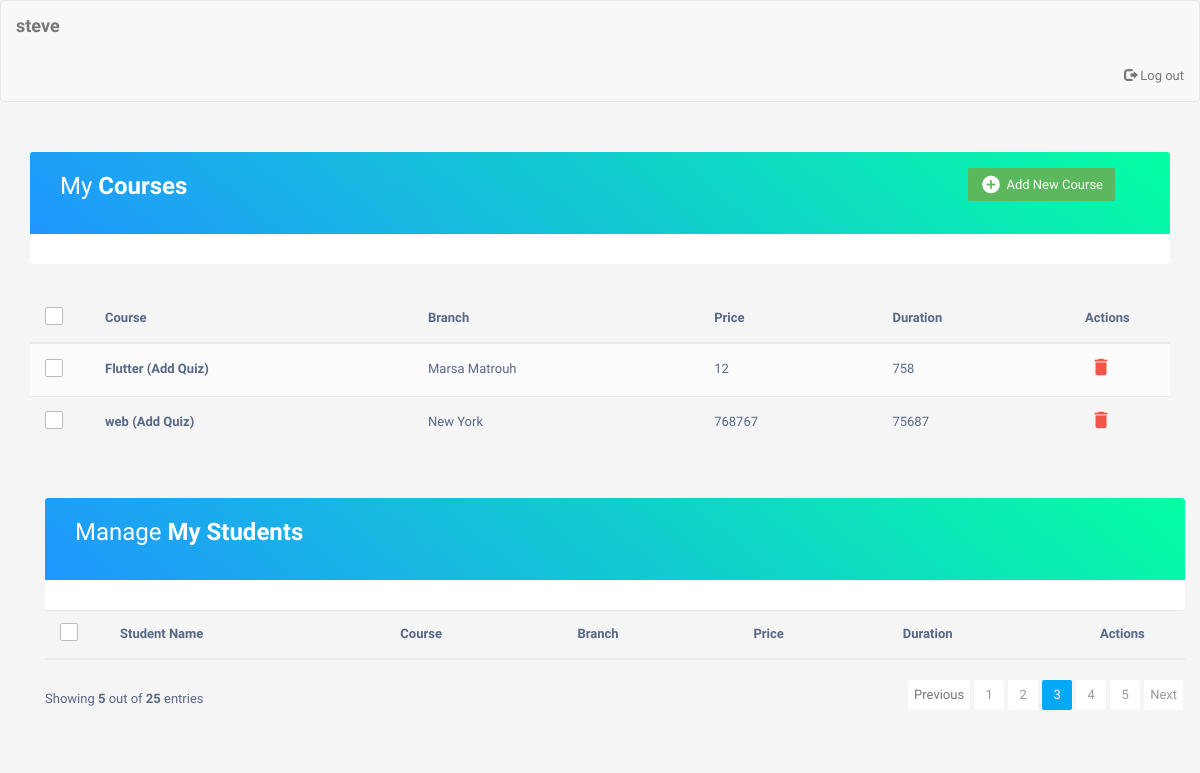
/trainer.php?id=117, run on the app's committed database.
### tables this page shows
CREATE TABLE `trainers` (
  `id` int(11) NOT NULL,
  `tname` varchar(50) NOT NULL,
  `email` varchar(20) DEFAULT NULL,
  `password` varchar(20) DEFAULT NULL,
  `address` varchar(20) DEFAULT NULL,
  `phone` int(20) DEFAULT NULL
);

CREATE TABLE `courses` (
  `id` int(11) NOT NULL,
  `cname` varchar(50) DEFAULT NULL,
  `duration` int(11) DEFAULT NULL,
  `price` int(11) DEFAULT NULL
);

CREATE TABLE `branches` (
  `branchId` int(11) NOT NULL,
  `bname` varchar(50) DEFAULT NULL
);

### trainer.php (the view, shortened to what this page needs)
<!DOCTYPE html>
<html lang="en">
<head>
<link rel="stylesheet" href="https://maxcdn.bootstrapcdn.com/font-awesome/4.7.0/css/font-awesome.min.css">
<link rel="stylesheet" href="https://maxcdn.bootstrapcdn.com/bootstrap/3.3.7/css/bootstrap.min.css">
<link rel="stylesheet" type="text/css" href="css/admin.css">
</head>
<body>
      <nav class="navbar navbar-default title1">
        <div class="container-fluid">
            <div class="navbar-header">
              <?php
              include 'dbConfig.php';
                $id    = $_GET['id'];
                $sql = "SELECT tname FROM trainers WHERE id = $id";
                $res = mysqli_query($conn, $sql);
                $raw = mysqli_fetch_array($res);
                if ($res) {
                  echo '<a class="navbar-brand" href=""><b>';echo $raw['tname']; echo'</b></a>';
                }
              ?>
        </div>
        <ul class="nav navbar-nav navbar-right" style="margin-left: 80em;">
        <li>
          <a href="home.php">
          <span class="glyphicon glyphicon-log-out" aria-hidden="true">
          </span>&nbsp;Log out
          </a>
      </li>
    </ul>
    </div>
    </nav>
<div class="container">
		<div class="table-responsive">
			<div class="table-wrapper">
				<div class="table-title">
					<div class="row">
						<div class="col-xs-4">
							<h2>My <b>Courses</b></h2>
							<br>
						</div>
				    <div class="col-xs-6" style="margin-left: 16rem;">
							<a href="#addNewCourse" class="btn btn-success" data-toggle="modal"><i class="material-icons">&#xE147;</i> <span>Add New Course</span></a>
					</div>
				</div>
			</div>
		</div>
	</div>
				<table class="table table-striped table-hover">
					<thead>
						<tr>
							<th>
								<span class="custom-checkbox">
									<label for="selectAll"></label>
								</span>
							</th>
							<th>Course</th>
							<th>Branch</th>
							<th>Price</th>
							<th>Duration</th>
							<th>Actions</th>
						</tr>
					</thead>
					<?php
					include 'dbConfig.php';
                	$id    = $_GET['id'];
					$sql = "SELECT courses.cname, branches.bname, courses.duration, courses.price
							FROM courses JOIN courses_trainers ON courses.id = courses_trainers.course_id
							JOIN branches ON branches.branchId=courses_trainers.branch_id
							JOIN trainers ON trainers.id = courses_trainers.trainer_id WHERE trainer_id=$id";
					$result = mysqli_query($conn, $sql);
					echo '<tbody>';
					while ($raw = mysqli_fetch_assoc($result)) {
						echo '<tr>
							<td>
								<span class="custom-checkbox">
									<input type="checkbox" id="checkbox1" name="options[]" value="1">
									<label for="checkbox1"></label>
								</span>
							</td>';
					  echo '<td><a href="add_question_1.php?courseName=';echo$raw["cname"];echo'&trainerId=';echo$id;echo'">'; echo $raw["cname"]." (Add Quiz)"; echo '</a></td>';
					  echo '<td>'; echo $raw["bname"]; echo '</td>';
					  echo '<td>'; echo $raw["duration"]; echo '</td>';
  					  echo '<td>'; echo $raw["price"]; echo '</td>';
							echo '<td>
								<a href="deletePage.php?referrer=trainers&target=courses&name=';echo $raw['cname']; echo'&id=';echo$id;echo'" class="delete" data-toggle="modal">
								<i class="material-icons" data-toggle="tooltip" title="Delete">&#xE872;</i></a>
							</td>
						</tr>';
						}
					echo '</tbody>';
					?>
				</table>
<div class="container">
		<div class="table-responsive">
			<div class="table-wrapper">
				<div class="table-title">
					<div class="row">
						<div class="col-xs-6">
							<h2>Manage <b>My Students</b></h2>
							<br>
						</div>
			</div>
		</div>
	</div>
				<table class="table table-striped table-hover">
					<thead>
						<tr>
							<th>
								<span class="custom-checkbox">
									<label for="selectAll"></label>
								</span>
							</th>
							<th>Student Name</th>
							<th>Course</th>
							<th>Branch</th>
							<th>Price</th>
							<th>Duration</th>
							<th>Actions</th>
						</tr>
					</thead>
				</table>
				<div class="clearfix">
					<div class="hint-text">Showing <b>5</b> out of <b>25</b> entries</div>
					<ul class="pagination">
						<li class="page-item disabled"><a href="#">Previous</a></li>
						<li class="page-item"><a href="#" class="page-link">1</a></li>
						<li class="page-item"><a href="#" class="page-link">2</a></li>
						<li class="page-item active"><a href="#" class="page-link">3</a></li>
						<li class="page-item"><a href="#" class="page-link">4</a></li>
						<li class="page-item"><a href="#" class="page-link">5</a></li>
						<li class="page-item"><a href="#" class="page-link">Next</a></li>
					</ul>
				</div>
			</div>
		</div>
</body>
</html>

### css/admin.css (style rules this page uses)
body { color: #566787; background: #f5f5f5; font-family: 'Varela Round', sans-serif; font-size: 13px; }
.table-responsive { margin: 30px 0; }
.table-wrapper { min-width: 1000px; background: #fff; padding: 20px 25px; border-radius: 3px; box-shadow: 0 1px 1px rgba(0,0,0,.05); }
.table-title { padding-bottom: 15px; background: linear-gradient(40deg, #2096ff, #05ffa3) !important; color: #fff; padding: 16px 30px; margin: -20px -25px 10px; border-radius: 3px 3px 0 0; }
.table-title h2 { margin: 5px 0 0; font-size: 24px; }
.table-title .btn { color: #fff; float: right; font-size: 13px; border: none; min-width: 50px; border-radius: 2px; border: none; outline: none !important; margin-left: 10px; }
.table-title .btn i { float: left; font-size: 21px; margin-right: 5px; }
.table-title .btn span { float: left; margin-top: 2px; }
table.table tr th, table.table tr td { border-color: #e9e9e9; padding: 12px 15px; vertical-align: middle; }
table.table tr th:first-child { width: 60px; }
table.table tr th:last-child { width: 100px; }
table.table-striped tbody tr:nth-of-type(odd) { background-color: #fcfcfc; }
table.table td:last-child i { opacity: 0.9; font-size: 22px; margin: 0 5px; }
table.table td a { font-weight: bold; color: #566787; display: inline-block; text-decoration: none; outline: none !important; }
table.table td a.delete { color: #F44336; }
table.table td i { font-size: 19px; }
.pagination { float: right; margin: 0 0 5px; }
.pagination li a { border: none; font-size: 13px; min-width: 30px; min-height: 30px; color: #999; margin: 0 2px; line-height: 30px; border-radius: 2px !important; text-align: center; padding: 0 6px; }
.pagination li.active a, .pagination li.active a.page-link { background: #03A9F4; }
.hint-text { float: left; margin-top: 10px; font-size: 13px; }
.custom-checkbox { position: relative; }
.custom-checkbox label:before { width: 18px; height: 18px; }
.custom-checkbox label:before { content: ''; margin-right: 10px; display: inline-block; vertical-align: text-top; background: white; border: 1px solid #bbb; border-radius: 2px; box-sizing: border-box; z-index: 2; }

### data on the page
trainers: tname "steve"
courses: cname "Flutter", branches.bname "Marsa Matrouh", duration "12", price "758"
courses: cname "web", branches.bname "New York", duration "768767", price "75687"
